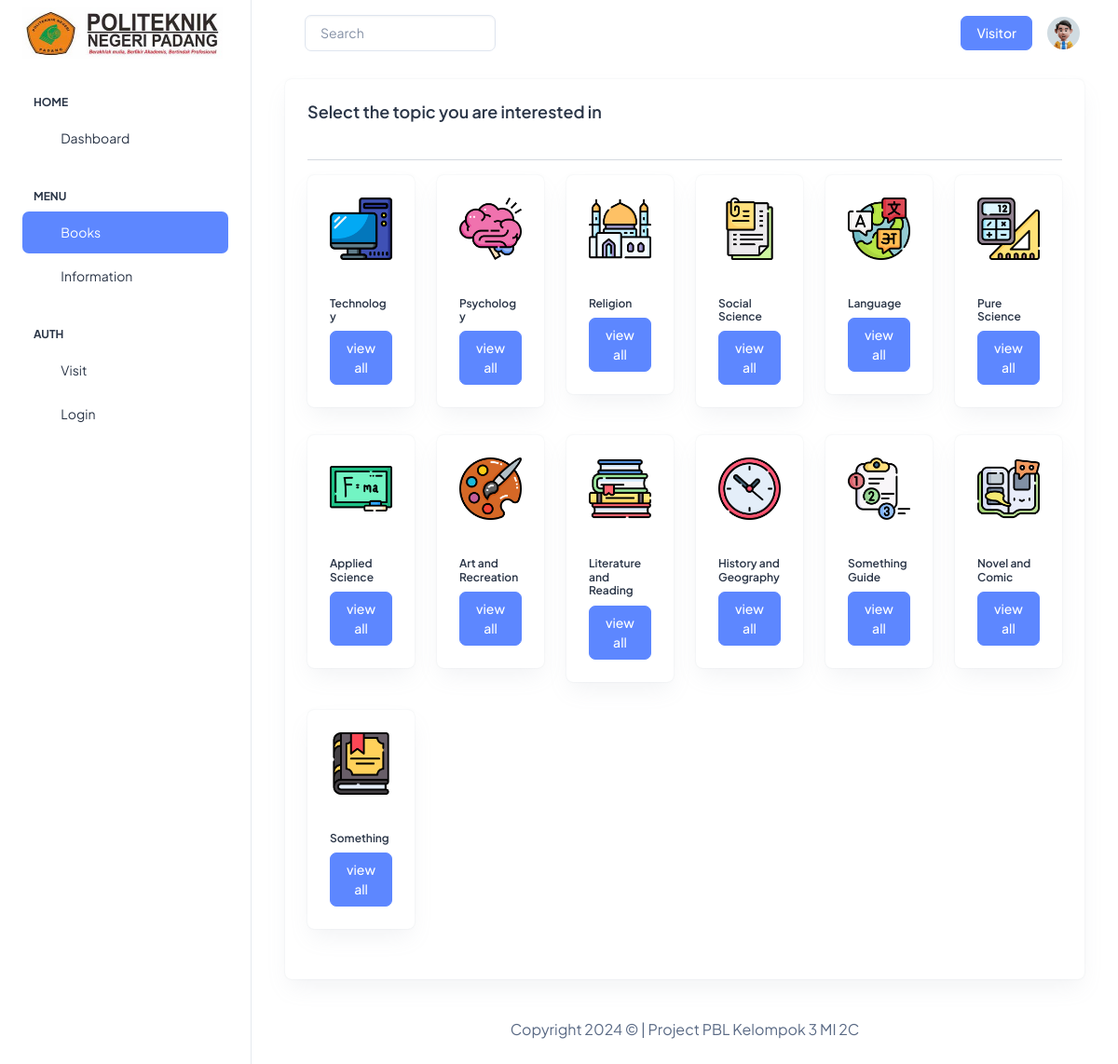
Page /index.php?page=booklist on the committed database.
### tables this page shows
CREATE TABLE `categories` (
  `id_kategori` varchar(20) NOT NULL,
  `nama_kategori` varchar(100) NOT NULL,
  `photo` varchar(100) NOT NULL,
  `nomor_kategori` int(11) NOT NULL
);

### booklist.php (the view, shortened to what this page needs)
<?php
$aksi = isset($_GET['aksi']) ? $_GET['aksi'] : 'list';
switch ($aksi) {
  case 'list':
    ?>
    <div class="container-fluid">
      <div class="container-fluid">
        <div class="col-lg-12 d-flex align-items-stretch">
          <div class="card w-100">
            <div class="card-body p-4">
              <div class="d-flex justify-content-between">
                <h5 class="card-title fw-semibold mb-4">Select the topic you are interested in</h5>
              </div>
              <hr>
              <div class="row">
                <?php
                $result = $db->query("SELECT * FROM categories ORDER BY nomor_kategori");
                if ($result) {
                  while ($row = $result->fetch_assoc()) {
                    ?>
                    <div class="col-sm-6 col-xl-2">
                      <div class="card overflow-hidden rounded-2">
                        <div class="position-relative p-4">
                          <a href="javascript:void(0)"><img src="assets/images/logos/<?php echo $row['photo']; ?>"
                              class="card-img-top rounded-0" alt="..."></a>
                        </div>
                        <div class="card-body pt-3 p-4">
                          <h6 class="fw-semibold fs-2">
                            <?php echo $row['nama_kategori']; ?>
                          </h6>
                          <div class="d-flex align-items-center justify-content-between">
                            <a class="btn btn-primary"
                              href="?page=booklist&aksi=viewall&kategori=<?php echo urlencode($row['nama_kategori']); ?>"
                              role="button">view all</a>
                          </div>
                        </div>
                      </div>
                    </div>
                    <?php
                  }
                } else {
                  echo "Error in the query: " . $db->error;
                }
                ?>
              </div>
            </div>
          </div>
        </div>
        <footer>
          <div class="py-6 px-6 text-center">
            <p class="mb-0 fs-4">Copyright
              <?= date("Y") ?> &copy; | Project PBL Kelompok 3 MI 2C
            </p>
          </div>
        </footer>
      </div>
    </div>
    <?php
    break;
    ?>
          <?php
}
?>

### rows in the picture
categories: photo (picture), nama_kategori "Technology"
categories: photo (picture), nama_kategori "Psychology"
categories: photo (picture), nama_kategori "Religion"
categories: photo (picture), nama_kategori "Social Science"
categories: photo (picture), nama_kategori "Language"
categories: photo (picture), nama_kategori "Pure Science"
categories: photo (picture), nama_kategori "Applied Science"
categories: photo (picture), nama_kategori "Art and Recreation"
categories: photo (picture), nama_kategori "Literature and Reading"
categories: photo (picture), nama_kategori "History and Geography"
categories: photo (picture), nama_kategori "Something Guide"
categories: photo (picture), nama_kategori "Novel and Comic"
categories: photo (picture), nama_kategori "Something"
